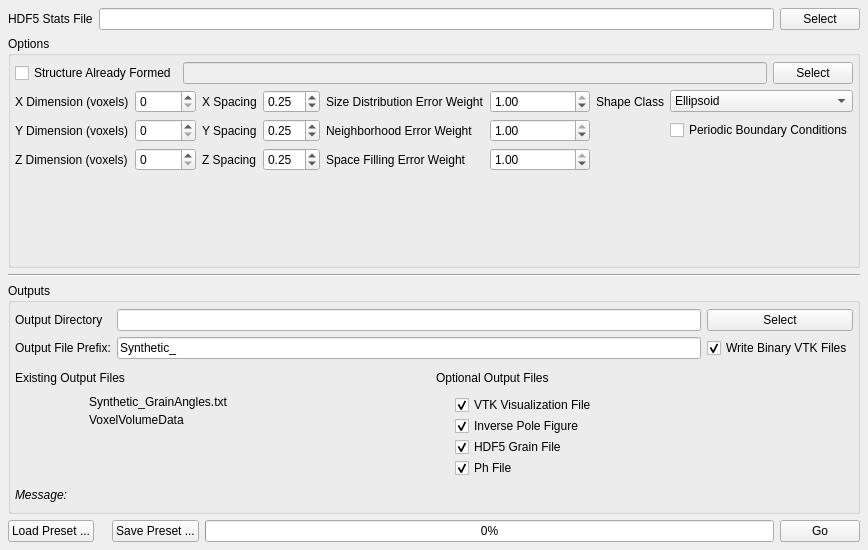
<?xml version="1.0" encoding="UTF-8"?>
<ui version="4.0">
 <class>GrainGeneratorWidget</class>
 <widget class="QWidget" name="GrainGeneratorWidget">
  <property name="geometry">
   <rect>
    <x>0</x>
    <y>0</y>
    <width>764</width>
    <height>550</height>
   </rect>
  </property>
  <property name="windowTitle">
   <string>Form</string>
  </property>
  <layout class="QVBoxLayout" name="verticalLayout">
   <property name="margin">
    <number>8</number>
   </property>
   <item>
    <layout class="QGridLayout" name="gridLayout_6">
     <item row="0" column="0">
      <widget class="QLabel" name="label_11">
       <property name="text">
        <string>HDF5 Stats File</string>
       </property>
      </widget>
     </item>
     <item row="0" column="1">
      <widget class="QFSDropLineEdit" name="m_H5InputStatisticsFile"/>
     </item>
     <item row="0" column="2">
      <widget class="QPushButton" name="m_InputH5StatisticsFileBtn">
       <property name="text">
        <string>Select</string>
       </property>
      </widget>
     </item>
    </layout>
   </item>
   <item>
    <widget class="QGroupBox" name="groupBox_2">
     <property name="title">
      <string>Options</string>
     </property>
     <layout class="QVBoxLayout" name="verticalLayout_6">
      <property name="spacing">
       <number>6</number>
      </property>
      <property name="leftMargin">
       <number>4</number>
      </property>
      <property name="topMargin">
       <number>6</number>
      </property>
      <property name="rightMargin">
       <number>4</number>
      </property>
      <property name="bottomMargin">
       <number>4</number>
      </property>
      <item>
       <layout class="QGridLayout" name="gridLayout_25">
        <item row="1" column="2">
         <widget class="QCheckBox" name="m_AlreadyFormed">
          <property name="enabled">
           <bool>true</bool>
          </property>
          <property name="text">
           <string>Structure Already Formed</string>
          </property>
         </widget>
        </item>
        <item row="1" column="3">
         <widget class="QFSDropLineEdit" name="m_StructureFile">
          <property name="enabled">
           <bool>false</bool>
          </property>
         </widget>
        </item>
        <item row="1" column="4">
         <widget class="QPushButton" name="m_StructureFileBtn">
          <property name="text">
           <string>Select</string>
          </property>
         </widget>
        </item>
       </layout>
      </item>
      <item>
       <layout class="QGridLayout" name="gridLayout_7">
        <item row="0" column="9" rowspan="4">
         <spacer name="horizontalSpacer">
          <property name="orientation">
           <enum>Qt::Horizontal</enum>
          </property>
          <property name="sizeHint" stdset="0">
           <size>
            <width>40</width>
            <height>20</height>
           </size>
          </property>
         </spacer>
        </item>
        <item row="0" column="0">
         <widget class="QLabel" name="label">
          <property name="text">
           <string>X Dimension (voxels)</string>
          </property>
         </widget>
        </item>
        <item row="1" column="0">
         <widget class="QLabel" name="label_6">
          <property name="text">
           <string>Y Dimension (voxels)</string>
          </property>
         </widget>
        </item>
        <item row="2" column="0">
         <widget class="QLabel" name="label_7">
          <property name="text">
           <string>Z Dimension (voxels)</string>
          </property>
         </widget>
        </item>
        <item row="2" column="1">
         <widget class="QSpinBox" name="m_ZPoints">
          <property name="maximum">
           <number>10000</number>
          </property>
         </widget>
        </item>
        <item row="1" column="1">
         <widget class="QSpinBox" name="m_YPoints">
          <property name="maximum">
           <number>10000</number>
          </property>
         </widget>
        </item>
        <item row="0" column="1">
         <widget class="QSpinBox" name="m_XPoints">
          <property name="maximum">
           <number>10000</number>
          </property>
         </widget>
        </item>
        <item row="0" column="2">
         <widget class="QLabel" name="label_15">
          <property name="text">
           <string>X Spacing</string>
          </property>
         </widget>
        </item>
        <item row="1" column="2">
         <widget class="QLabel" name="label_18">
          <property name="text">
           <string>Y Spacing</string>
          </property>
         </widget>
        </item>
        <item row="2" column="2">
         <widget class="QLabel" name="label_16">
          <property name="text">
           <string>Z Spacing</string>
          </property>
         </widget>
        </item>
        <item row="0" column="3">
         <widget class="QDoubleSpinBox" name="m_XResolution">
          <property name="singleStep">
           <double>0.250000000000000</double>
          </property>
          <property name="value">
           <double>0.250000000000000</double>
          </property>
         </widget>
        </item>
        <item row="1" column="3">
         <widget class="QDoubleSpinBox" name="m_ZResolution">
          <property name="singleStep">
           <double>0.250000000000000</double>
          </property>
          <property name="value">
           <double>0.250000000000000</double>
          </property>
         </widget>
        </item>
        <item row="2" column="3">
         <widget class="QDoubleSpinBox" name="m_YResolution">
          <property name="singleStep">
           <double>0.250000000000000</double>
          </property>
          <property name="value">
           <double>0.250000000000000</double>
          </property>
         </widget>
        </item>
        <item row="2" column="4">
         <widget class="QLabel" name="label_55">
          <property name="text">
           <string>Space Filling Error Weight</string>
          </property>
         </widget>
        </item>
        <item row="2" column="6">
         <widget class="QDoubleSpinBox" name="m_FillingErrorWeight">
          <property name="minimumSize">
           <size>
            <width>100</width>
            <height>0</height>
           </size>
          </property>
          <property name="maximum">
           <double>1.000000000000000</double>
          </property>
          <property name="singleStep">
           <double>0.100000000000000</double>
          </property>
          <property name="value">
           <double>1.000000000000000</double>
          </property>
         </widget>
        </item>
        <item row="1" column="6">
         <widget class="QDoubleSpinBox" name="m_NeighborhoodErrorWeight">
          <property name="minimumSize">
           <size>
            <width>100</width>
            <height>0</height>
           </size>
          </property>
          <property name="maximum">
           <double>1.000000000000000</double>
          </property>
          <property name="singleStep">
           <double>0.100000000000000</double>
          </property>
          <property name="value">
           <double>1.000000000000000</double>
          </property>
         </widget>
        </item>
        <item row="1" column="4">
         <widget class="QLabel" name="label_3">
          <property name="text">
           <string>Neighborhood Error Weight</string>
          </property>
         </widget>
        </item>
        <item row="0" column="4">
         <widget class="QLabel" name="label_4">
          <property name="text">
           <string>Size Distribution Error Weight</string>
          </property>
         </widget>
        </item>
        <item row="0" column="6">
         <widget class="QDoubleSpinBox" name="m_SizeDistErrorWeight">
          <property name="minimumSize">
           <size>
            <width>100</width>
            <height>0</height>
           </size>
          </property>
          <property name="maximum">
           <double>1.000000000000000</double>
          </property>
          <property name="singleStep">
           <double>0.100000000000000</double>
          </property>
          <property name="value">
           <double>1.000000000000000</double>
          </property>
         </widget>
        </item>
        <item row="0" column="7">
         <widget class="QLabel" name="label_20">
          <property name="text">
           <string>Shape Class</string>
          </property>
         </widget>
        </item>
        <item row="0" column="8">
         <widget class="QComboBox" name="m_ShapeClass">
          <item>
           <property name="text">
            <string>Ellipsoid</string>
           </property>
          </item>
          <item>
           <property name="text">
            <string>Super-Ellipsoid</string>
           </property>
          </item>
          <item>
           <property name="text">
            <string>Cube-Octahedron</string>
           </property>
          </item>
         </widget>
        </item>
        <item row="1" column="8">
         <widget class="QCheckBox" name="m_PeriodicBoundaryConditions">
          <property name="text">
           <string>Periodic Boundary Conditions</string>
          </property>
         </widget>
        </item>
       </layout>
      </item>
     </layout>
    </widget>
   </item>
   <item>
    <widget class="Line" name="line_7">
     <property name="orientation">
      <enum>Qt::Horizontal</enum>
     </property>
    </widget>
   </item>
   <item>
    <widget class="QGroupBox" name="groupBox">
     <property name="title">
      <string>Outputs</string>
     </property>
     <layout class="QVBoxLayout" name="verticalLayout_2">
      <property name="spacing">
       <number>6</number>
      </property>
      <property name="leftMargin">
       <number>4</number>
      </property>
      <property name="topMargin">
       <number>6</number>
      </property>
      <property name="rightMargin">
       <number>4</number>
      </property>
      <property name="bottomMargin">
       <number>4</number>
      </property>
      <item>
       <layout class="QGridLayout" name="gridLayout">
        <item row="0" column="0">
         <widget class="QLabel" name="label_2">
          <property name="text">
           <string>Output Directory</string>
          </property>
         </widget>
        </item>
        <item row="0" column="1">
         <widget class="QFSDropLineEdit" name="m_OutputDir"/>
        </item>
        <item row="1" column="1">
         <widget class="QLineEdit" name="m_OutputFilePrefix">
          <property name="text">
           <string>Synthetic_</string>
          </property>
         </widget>
        </item>
        <item row="1" column="0">
         <widget class="QLabel" name="label_5">
          <property name="text">
           <string>Output File Prefix:</string>
          </property>
         </widget>
        </item>
        <item row="0" column="2">
         <widget class="QPushButton" name="m_OutputDirBtn">
          <property name="text">
           <string>Select</string>
          </property>
         </widget>
        </item>
        <item row="1" column="2">
         <widget class="QCheckBox" name="m_BinaryVtkFiles">
          <property name="enabled">
           <bool>true</bool>
          </property>
          <property name="text">
           <string>Write Binary VTK Files</string>
          </property>
          <property name="checked">
           <bool>true</bool>
          </property>
         </widget>
        </item>
       </layout>
      </item>
      <item>
       <layout class="QGridLayout" name="gridLayout_8">
        <property name="spacing">
         <number>4</number>
        </property>
        <item row="0" column="1">
         <widget class="QLabel" name="label_23">
          <property name="text">
           <string>Existing Output Files</string>
          </property>
         </widget>
        </item>
        <item row="1" column="1">
         <layout class="QFormLayout" name="formLayout_6">
          <property name="fieldGrowthPolicy">
           <enum>QFormLayout::FieldsStayAtSizeHint</enum>
          </property>
          <property name="labelAlignment">
           <set>Qt::AlignCenter</set>
          </property>
          <property name="formAlignment">
           <set>Qt::AlignHCenter|Qt::AlignTop</set>
          </property>
          <property name="horizontalSpacing">
           <number>12</number>
          </property>
          <property name="verticalSpacing">
           <number>4</number>
          </property>
          <item row="0" column="0">
           <widget class="QLabel" name="m_GrainAnglesFileIcon">
            <property name="text">
             <string/>
            </property>
            <property name="pixmap">
             <pixmap resource="../../../Resources/icons/images/Icons.qrc">:/Delete-16x16.png</pixmap>
            </property>
           </widget>
          </item>
          <item row="0" column="1">
           <widget class="QLabel" name="m_GrainAnglesFile">
            <property name="text">
             <string>Synthetic_GrainAngles.txt</string>
            </property>
           </widget>
          </item>
          <item row="1" column="0">
           <widget class="QLabel" name="m_H5VolumeFileIcon">
            <property name="text">
             <string/>
            </property>
            <property name="pixmap">
             <pixmap resource="../../../Resources/icons/images/Icons.qrc">:/Delete-16x16.png</pixmap>
            </property>
           </widget>
          </item>
          <item row="1" column="1">
           <widget class="QLabel" name="m_H5VolumeFile">
            <property name="minimumSize">
             <size>
              <width>300</width>
              <height>0</height>
             </size>
            </property>
            <property name="text">
             <string>VoxelVolumeData</string>
            </property>
           </widget>
          </item>
         </layout>
        </item>
        <item row="2" column="1" colspan="2">
         <widget class="QLabel" name="messageLabel">
          <property name="font">
           <font>
            <italic>true</italic>
           </font>
          </property>
          <property name="text">
           <string>Message:</string>
          </property>
          <property name="wordWrap">
           <bool>true</bool>
          </property>
          <property name="margin">
           <number>3</number>
          </property>
         </widget>
        </item>
        <item row="1" column="2">
         <layout class="QFormLayout" name="formLayout">
          <property name="fieldGrowthPolicy">
           <enum>QFormLayout::FieldsStayAtSizeHint</enum>
          </property>
          <property name="labelAlignment">
           <set>Qt::AlignCenter</set>
          </property>
          <property name="formAlignment">
           <set>Qt::AlignLeading|Qt::AlignLeft|Qt::AlignTop</set>
          </property>
          <property name="horizontalSpacing">
           <number>12</number>
          </property>
          <property name="verticalSpacing">
           <number>1</number>
          </property>
          <item row="1" column="0">
           <widget class="QLabel" name="m_VisualizationVizFileIcon">
            <property name="text">
             <string/>
            </property>
            <property name="pixmap">
             <pixmap resource="../../../Resources/icons/images/Icons.qrc">:/Delete-16x16.png</pixmap>
            </property>
           </widget>
          </item>
          <item row="1" column="1">
           <widget class="QCheckBox" name="m_VisualizationVizFile">
            <property name="text">
             <string>VTK Visualization File</string>
            </property>
            <property name="checked">
             <bool>true</bool>
            </property>
           </widget>
          </item>
          <item row="2" column="0">
           <widget class="QLabel" name="m_IPFVizFileIcon">
            <property name="text">
             <string/>
            </property>
            <property name="pixmap">
             <pixmap resource="../../../Resources/icons/images/Icons.qrc">:/Delete-16x16.png</pixmap>
            </property>
           </widget>
          </item>
          <item row="2" column="1">
           <widget class="QCheckBox" name="m_IPFVizFile">
            <property name="text">
             <string>Inverse Pole Figure</string>
            </property>
            <property name="checked">
             <bool>true</bool>
            </property>
           </widget>
          </item>
          <item row="3" column="0">
           <widget class="QLabel" name="m_HDF5GrainFileIcon">
            <property name="text">
             <string/>
            </property>
            <property name="pixmap">
             <pixmap resource="../../../Resources/icons/images/Icons.qrc">:/Delete-16x16.png</pixmap>
            </property>
           </widget>
          </item>
          <item row="3" column="1">
           <widget class="QCheckBox" name="m_HDF5GrainFile">
            <property name="text">
             <string>HDF5 Grain File</string>
            </property>
            <property name="checked">
             <bool>true</bool>
            </property>
           </widget>
          </item>
          <item row="4" column="1">
           <widget class="QCheckBox" name="m_PhFile">
            <property name="text">
             <string>Ph File</string>
            </property>
            <property name="checked">
             <bool>true</bool>
            </property>
           </widget>
          </item>
          <item row="4" column="0">
           <widget class="QLabel" name="m_PhFileIcon">
            <property name="text">
             <string/>
            </property>
            <property name="pixmap">
             <pixmap resource="../../../Resources/icons/images/Icons.qrc">:/Delete-16x16.png</pixmap>
            </property>
           </widget>
          </item>
         </layout>
        </item>
        <item row="0" column="2">
         <widget class="QLabel" name="label_24">
          <property name="text">
           <string>Optional Output Files</string>
          </property>
         </widget>
        </item>
       </layout>
      </item>
     </layout>
    </widget>
   </item>
   <item>
    <layout class="QHBoxLayout" name="BIG_LAYOUT">
     <item>
      <widget class="QPushButton" name="m_LoadSettingsBtn">
       <property name="text">
        <string>Load Preset ...</string>
       </property>
      </widget>
     </item>
     <item>
      <spacer name="horizontalSpacer_19">
       <property name="orientation">
        <enum>Qt::Horizontal</enum>
       </property>
       <property name="sizeType">
        <enum>QSizePolicy::Fixed</enum>
       </property>
       <property name="sizeHint" stdset="0">
        <size>
         <width>12</width>
         <height>20</height>
        </size>
       </property>
      </spacer>
     </item>
     <item>
      <widget class="QPushButton" name="m_SaveSettingsBtn">
       <property name="text">
        <string>Save Preset ...</string>
       </property>
      </widget>
     </item>
     <item>
      <widget class="QProgressBar" name="m_progressBar">
       <property name="value">
        <number>0</number>
       </property>
      </widget>
     </item>
     <item>
      <widget class="QPushButton" name="m_GoBtn">
       <property name="text">
        <string>Go</string>
       </property>
      </widget>
     </item>
    </layout>
   </item>
  </layout>
 </widget>
 <customwidgets>
  <customwidget>
   <class>QFSDropLineEdit</class>
   <extends>QLineEdit</extends>
   <header location="global">QFSDropLineEdit.h</header>
  </customwidget>
 </customwidgets>
 <resources>
  <include location="../../../Resources/icons/images/Icons.qrc"/>
  <include location="../../../../Resources/icons/images/Icons.qrc"/>
  <include location="../../../Resources/icons/images/Icons.qrc"/>
  <include location="../../../Resources/icons/images/Icons.qrc"/>
  <include location="../../../Resources/icons/images/Icons.qrc"/>
  <include location="../../../Resources/icons/images/Icons.qrc"/>
 </resources>
 <connections>
  <connection>
   <sender>m_AlreadyFormed</sender>
   <signal>toggled(bool)</signal>
   <receiver>m_StructureFile</receiver>
   <slot>setEnabled(bool)</slot>
   <hints>
    <hint type="sourcelabel">
     <x>133</x>
     <y>84</y>
    </hint>
    <hint type="destinationlabel">
     <x>243</x>
     <y>84</y>
    </hint>
   </hints>
  </connection>
  <connection>
   <sender>m_AlreadyFormed</sender>
   <signal>toggled(bool)</signal>
   <receiver>m_StructureFileBtn</receiver>
   <slot>setEnabled(bool)</slot>
   <hints>
    <hint type="sourcelabel">
     <x>32</x>
     <y>85</y>
    </hint>
    <hint type="destinationlabel">
     <x>695</x>
     <y>86</y>
    </hint>
   </hints>
  </connection>
 </connections>
</ui>
